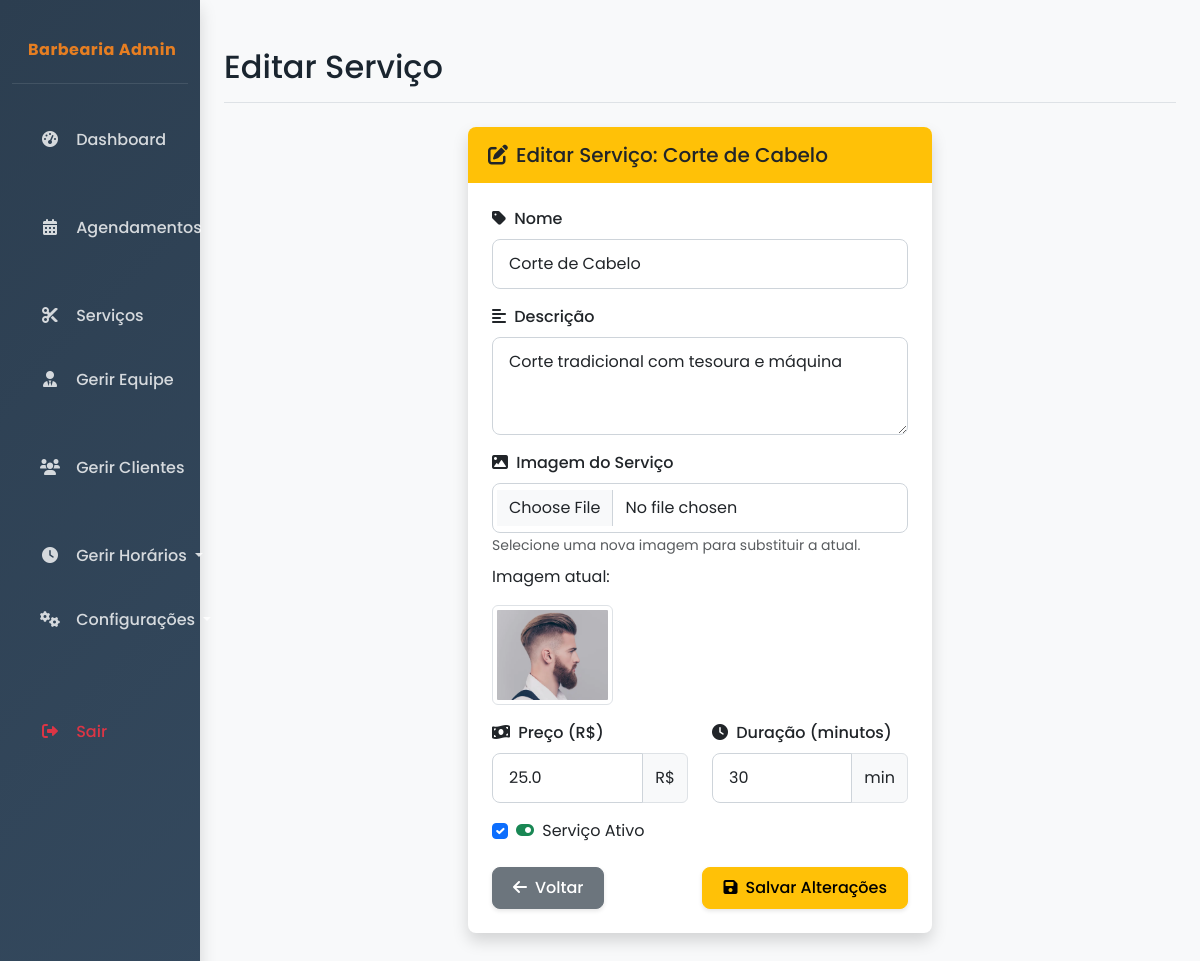
/admin/servicos/editar/1 (signed in), run on the app's committed database.
### app/app.py (models this page shows, shortened)
class Servico(db.Model):
    __tablename__ = 'servicos'
    id = db.Column(db.Integer, primary_key=True)
    nome = db.Column(db.String(100), nullable=False)
    descricao = db.Column(db.Text)
    preco = db.Column(db.Float, nullable=False)
    duracao_minutos = db.Column(db.Integer, nullable=False)
    ativo = db.Column(db.Boolean, default=True)
    imagem_url = db.Column(db.String(255), nullable=True)
    agendamentos = db.relationship('Agendamento', backref='servico', lazy=True)

### app/app.py (the view, shortened to what this page needs)
@app.route('/admin/servicos/editar/<int:id>', methods=['GET', 'POST'])
def admin_servicos_editar(id):
    if 'admin_id' not in session:
        flash('Por favor, faça login para acessar esta página.', 'warning')
        return redirect(url_for('login'))
    servico = Servico.query.get_or_404(id)
    return render_template('admin_servicos_editar.html', servico=servico)

### app/app.py (called while the page is built)
@login_manager.user_loader
def load_user(user_id):
    return UsuarioAdmin.query.get(int(user_id))

### app/templates/admin_servicos_editar.html (shortened to what this page needs)
{% extends "admin_base.html" %}
{% block header %}Editar Serviço{% endblock %}
{% block content %}
<div class="row">
    <div class="col-md-6 mx-auto">
        <div class="card fade-in">
            <div class="card-header bg-warning text-dark">
                <h5 class="card-title mb-0"><i class="fas fa-edit me-2"></i>Editar Serviço: {{ servico.nome }}</h5>
            </div>
            <div class="card-body">
                <form action="{{ url_for('admin_servicos_editar', id=servico.id) }}" method="POST" enctype="multipart/form-data">
                    <div class="mb-3">
                        <label for="nome" class="form-label"><i class="fas fa-tag me-1"></i> Nome</label>
                        <input type="text" class="form-control" id="nome" name="nome" value="{{ servico.nome }}" required>
                    </div>
                    <div class="mb-3">
                        <label for="descricao" class="form-label"><i class="fas fa-align-left me-1"></i> Descrição</label>
                        <textarea class="form-control" id="descricao" name="descricao" rows="3">{{ servico.descricao }}</textarea>
                    </div>
                    <div class="mb-3">
                        <label for="imagem" class="form-label"><i class="fas fa-image me-1"></i> Imagem do Serviço</label>
                        <input type="file" class="form-control" id="imagem" name="imagem" accept="image/*">
                        <small class="form-text text-muted">Selecione uma nova imagem para substituir a atual.</small>
                        {% if servico.imagem_url %}
                        <div class="mt-2">
                            <p>Imagem atual:</p>
                            <img src="{{ url_for('static', filename=servico.imagem_url) }}" alt="{{ servico.nome }}" class="img-thumbnail" style="max-height: 100px;">
                        </div>
                        {% endif %}
                    </div>
                    <div class="row mb-3">
                        <div class="col-md-6">
                            <label for="preco" class="form-label"><i class="fas fa-money-bill-wave me-1"></i> Preço (R$)</label>
                            <div class="input-group">
                                <input type="number" class="form-control" id="preco" name="preco" step="0.01" min="0" value="{{ servico.preco }}" required>
                                <span class="input-group-text">R$</span>
                            </div>
                        </div>
                        <div class="col-md-6">
                            <label for="duracao_minutos" class="form-label"><i class="fas fa-clock me-1"></i> Duração (minutos)</label>
                            <div class="input-group">
                                <input type="number" class="form-control" id="duracao_minutos" name="duracao_minutos" min="1" value="{{ servico.duracao_minutos }}" required>
                                <span class="input-group-text">min</span>
                            </div>
                        </div>
                    </div>
                    <div class="mb-4 form-check">
                        <input type="checkbox" class="form-check-input" id="ativo" name="ativo" {% if servico.ativo %}checked{% endif %}>
                        <label class="form-check-label" for="ativo">
                            <i class="fas {% if servico.ativo %}fa-toggle-on text-success{% else %}fa-toggle-off text-danger{% endif %} me-1"></i>
                            Serviço Ativo
                        </label>
                    </div>
                    <div class="d-flex justify-content-between btn-actions">
                        <a href="{{ url_for('admin_servicos') }}" class="btn btn-secondary">
                            <i class="fas fa-arrow-left me-2"></i>Voltar
                        </a>
                        <button type="submit" class="btn btn-warning">
                            <i class="fas fa-save me-2"></i>Salvar Alterações
                        </button>
                    </div>
                </form>
            </div>
        </div>
    </div>
</div>
{% endblock %}

### app/templates/admin_base.html (style rules this page uses)
:root { --primary-color: #2c3e50; --secondary-color: #34495e; --accent-color: #e67e22; --light-color: #ecf0f1; --dark-color: #1a252f; --success-color: #2ecc71; --warning-color: #f39c12; --danger-color: #e74c3c; --info-color: #3498db; --border-radius: 0.5rem; --box-shadow: 0 0.5rem 1rem rgba(0, 0, 0, 0.15); --transition-speed: 0.3s; }
body { font-family: 'Poppins', sans-serif; background-color: #f8f9fa; color: var(--dark-color); overflow-x: hidden; }
.card { border: none; border-radius: var(--border-radius); box-shadow: var(--box-shadow); transition: transform var(--transition-speed) ease, box-shadow var(--transition-speed) ease; margin-bottom: 1.5rem; overflow: hidden; }
.card-header { font-weight: 600; border-bottom: none; padding: 1rem 1.25rem; }
.card-body { padding: 1.5rem; }
.btn { border-radius: var(--border-radius); font-weight: 500; padding: 0.5rem 1.25rem; transition: all var(--transition-speed) ease; box-shadow: 0 2px 4px rgba(0, 0, 0, 0.1); }
.form-control, .form-select { border-radius: var(--border-radius); padding: 0.75rem 1rem; border: 1px solid #ced4da; transition: all var(--transition-speed) ease; }
.form-label { font-weight: 500; margin-bottom: 0.5rem; }
.fade-in { animation: fadeIn 0.5s ease-in-out; }
.slide-up { animation: slideUp 0.5s ease-in-out; }

### app/templates/admin_servicos_editar.html (style rules this page uses)
.card { border-radius: var(--border-radius); transition: all 0.3s ease; box-shadow: var(--box-shadow); }
.card-header { border-top-left-radius: var(--border-radius); border-top-right-radius: var(--border-radius); display: flex; align-items: center; }
.card-header h5 { margin-bottom: 0; display: flex; align-items: center; }
.card-header h5 i { margin-right: 0.5rem; }

### data on the page
Servico: nome "Corte de Cabelo", descricao "Corte tradicional com tesoura e máquina", imagem_url (picture), preco "25.0", duracao_minutos "30", ativo "☑"
